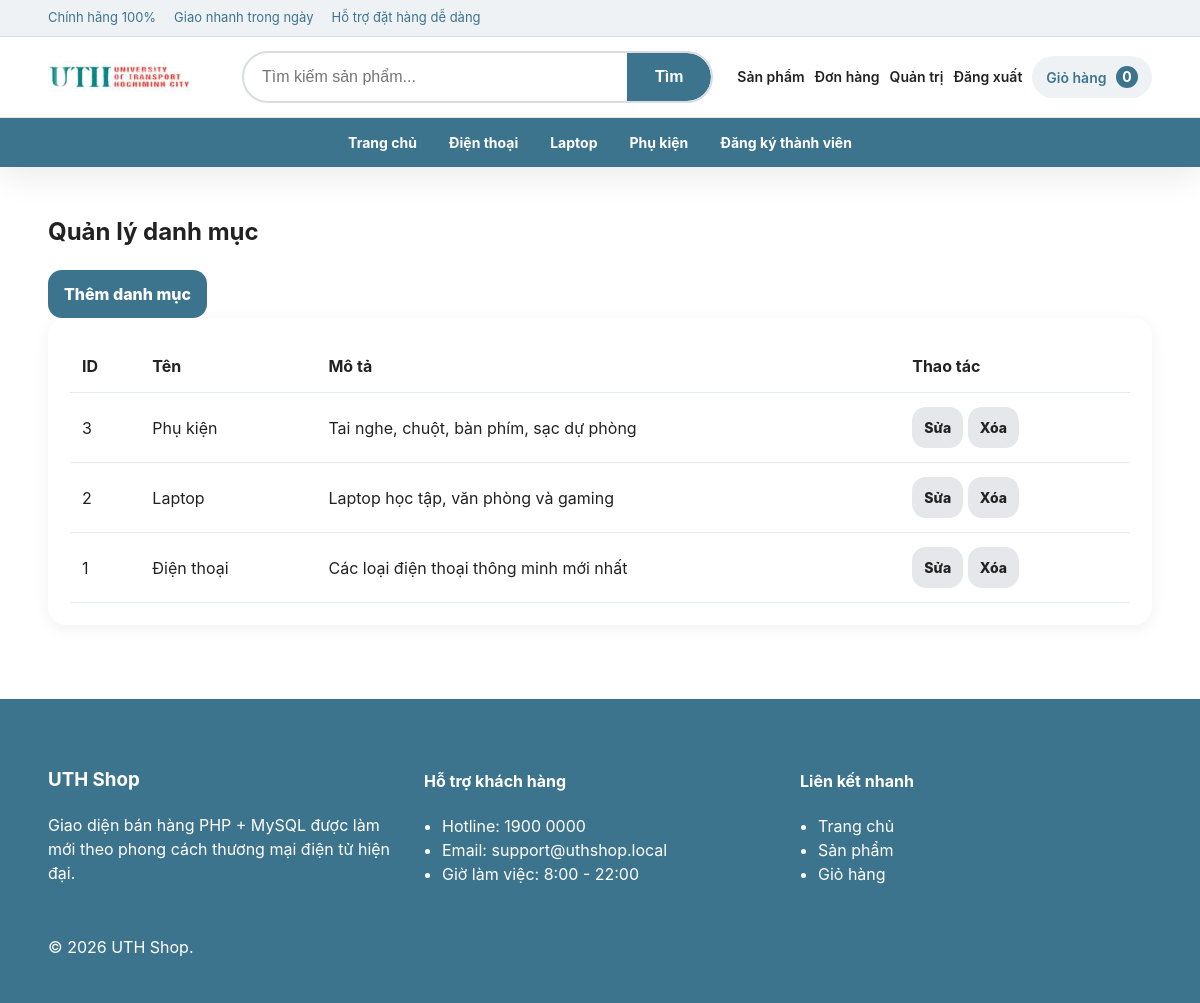
/admin/categories/index.php (signed in), run on an earlier commit of the app's database.
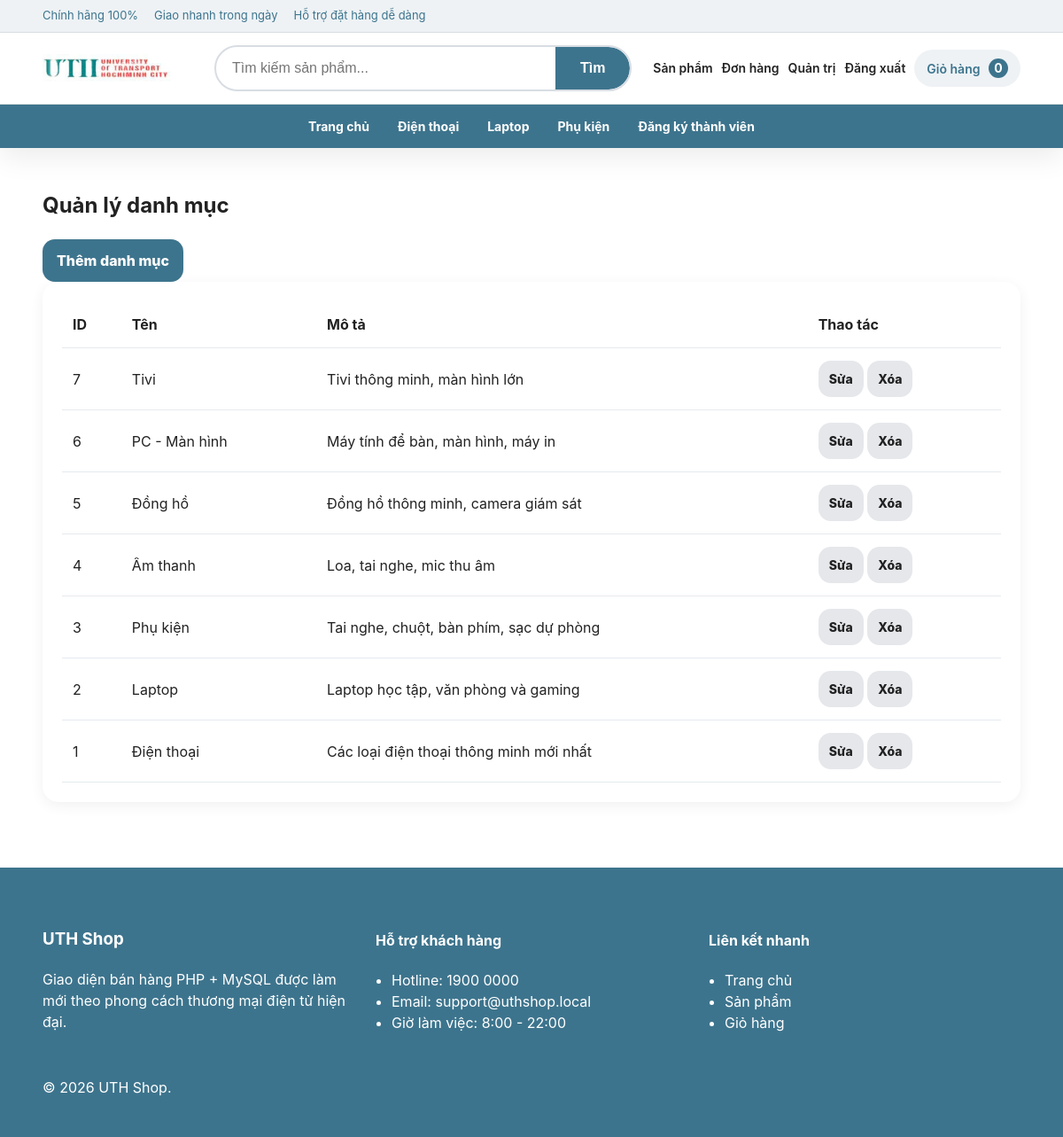
And on a later commit of the database.
### tables this page shows
CREATE TABLE IF NOT EXISTS categories (
    id INT AUTO_INCREMENT PRIMARY KEY,
    name VARCHAR(100) NOT NULL,
    description TEXT,
    created_at TIMESTAMP DEFAULT CURRENT_TIMESTAMP
);

### includes/functions.php (called while the page is built, shortened)
<?php
function sanitize($value) {
    return htmlspecialchars((string)$value, ENT_QUOTES, 'UTF-8');
}
?>

### admin/categories/index.php (the view, shortened to what this page needs)
<?php
require_once __DIR__ . '/../../config/database.php';
require_once __DIR__ . '/../../includes/functions.php';
$items = $conn->query('SELECT * FROM categories ORDER BY id DESC');
include __DIR__ . '/../../includes/header.php';
?>
<section class="section-title"><h2>Quản lý danh mục</h2></section>
<a class="btn primary" href="/Web/admin/categories/create.php">Thêm danh mục</a>
<div class="cart-table-wrap"><table class="cart-table"><thead><tr><th>ID</th><th>Tên</th><th>Mô tả</th><th>Thao tác</th></tr></thead><tbody>
<?php while ($row = $items->fetch_assoc()): ?>
<tr><td><?php echo $row['id']; ?></td><td><?php echo sanitize($row['name']); ?></td><td><?php echo sanitize($row['description']); ?></td><td><a class="btn small" href="/Web/admin/categories/edit.php?id=<?php echo $row['id']; ?>">Sửa</a> <a class="btn small danger" href="/Web/admin/categories/delete.php?id=<?php echo $row['id']; ?>" onclick="return confirm('Xóa danh mục này?')">Xóa</a></td></tr>
<?php endwhile; ?>
</tbody></table></div>
<?php include __DIR__ . '/../../includes/footer.php'; ?>

### includes/header.php (shortened to what this page needs)
<?php
require_once __DIR__ . '/functions.php';
$baseUrl = '/Web';
$currentUser = $_SESSION['user'] ?? null;
$cartCount = 0;
?>
<!DOCTYPE html>
<html lang="vi">
<head>
    <link rel="stylesheet" href="<?php echo $baseUrl; ?>/assets/css/style.css?v=<?php echo time(); ?>">
</head>
<body>
    <header class="site-header">
        <div class="top-strip">
            <div class="container top-strip-inner">
                <span>Chính hãng 100%</span>
                <span>Giao nhanh trong ngày</span>
                <span>Hỗ trợ đặt hàng dễ dàng</span>
            </div>
        </div>
        <div class="main-header">
            <div class="container main-header-inner">
                <a class="brand logo-image-wrap" href="<?php echo $baseUrl; ?>/index.php">
                   <img src="<?php echo $baseUrl; ?>/image/logo.jpg" alt="UTH Shop Logo" class="site-logo">
               </a>
                <form class="search-bar" action="<?php echo $baseUrl; ?>/products.php" method="GET">
                    <input type="text" name="keyword" placeholder="Tìm kiếm sản phẩm...">
                    <button type="submit">Tìm</button>
                </form>
                <div class="header-actions">
                    <a href="<?php echo $baseUrl; ?>/products.php">Sản phẩm</a>
                        <?php if ($currentUser): ?>
                        <a href="<?php echo $baseUrl; ?>/orders.php">Đơn hàng</a>
                            <?php if ($currentUser['role'] === 'admin'): ?>
                            <a href="<?php echo $baseUrl; ?>/admin/index.php">Quản trị</a>
                            <?php endif; ?>
                        <a href="<?php echo $baseUrl; ?>/logout.php">Đăng xuất</a>
                        <?php else: ?>
                        <a href="<?php echo $baseUrl; ?>/login.php">Đăng nhập</a>
                        <a href="<?php echo $baseUrl; ?>/register.php">Đăng ký</a>
                        <?php endif; ?>
                    <a class="cart-link" href="<?php echo $baseUrl; ?>/cart.php">Giỏ hàng
                        <span><?php echo $cartCount; ?></span></a>
                </div>
            </div>
        </div>
        <div class="category-bar">
            <div class="container category-bar-inner">
                <a href="<?php echo $baseUrl; ?>/index.php">Trang chủ</a>
                <a href="<?php echo $baseUrl; ?>/products.php?category=1">Điện thoại</a>
                <a href="<?php echo $baseUrl; ?>/products.php?category=2">Laptop</a>
                <a href="<?php echo $baseUrl; ?>/products.php?category=3">Phụ kiện</a>
                <a href="<?php echo $baseUrl; ?>/register.php">Đăng ký thành viên</a>
            </div>
        </div>
    </header>
    <main class="container page-content">

### includes/footer.php (shortened to what this page needs)
</main>
<footer class="site-footer">
    <div class="container footer-grid">
        <div>
            <h3>UTH Shop</h3>
            <p>Giao diện bán hàng PHP + MySQL được làm mới theo phong cách thương mại điện tử hiện đại.</p>
        </div>
        <div>
            <h4>Hỗ trợ khách hàng</h4>
            <ul>
                <li>Hotline: 1900 0000</li>
                <li>Email: support@uthshop.local</li>
                <li>Giờ làm việc: 8:00 - 22:00</li>
            </ul>
        </div>
        <div>
            <h4>Liên kết nhanh</h4>
            <ul>
                <li><a href="/Web/index.php">Trang chủ</a></li>
                <li><a href="/Web/products.php">Sản phẩm</a></li>
                <li><a href="/Web/cart.php">Giỏ hàng</a></li>
            </ul>
        </div>
    </div>
    <div class="container footer-bottom">
        <p>© 2026 UTH Shop.</p>
    </div>
</footer>
</body>
</html>

### assets/css/style.css (style rules this page uses)
body { margin: 0; font-family: -apple-system, BlinkMacSystemFont, "Segoe UI", Roboto, "Helvetica Neue", Arial, sans-serif; background: #ffffff; color: #222; line-height: 1.5; }
.container { width: min(92%, 1220px); margin: 0 auto; }
.site-header { position: sticky; top: 0; z-index: 50; box-shadow: 0 10px 30px rgba(0, 0, 0, 0.08); }
.top-strip { background: #eef2f5; color: #3d748d; font-size: 13px; border-bottom: 1px solid #d8dde3; }
.top-strip-inner { display: flex; gap: 18px; align-items: center; flex-wrap: wrap; padding: 8px 0; }
.category-bar-inner { display: flex; gap: 32px; align-items: center; justify-content: center; flex-wrap: wrap; padding: 10px 0; }
.category-bar-inner a { padding: 4px 0; display: inline-block; }
.main-header { background: #ffffff; border-bottom: 1px solid #e5e5e5; }
.main-header-inner { display: grid; grid-template-columns: 170px minmax(0, 1fr) auto; gap: 24px; align-items: center; padding: 14px 0; }
.brand { display: inline-flex; align-items: center; text-decoration: none; }
.logo-image-wrap { display: inline-flex; align-items: center; }
.site-logo { width: 145px; height: auto; display: block; object-fit: contain; }
.search-bar { display: flex; background: #fff; border: 2px solid #d8dde3; border-radius: 40px; overflow: hidden; }
.search-bar input { flex: 1; min-width: 0; border: none; outline: none; padding: 15px 18px; background: transparent; font-size: 16px; }
.search-bar button { border: none; border-radius: 0 40px 40px 0; background: #3d748d; color: #fff; padding: 15px 28px; cursor: pointer; font-weight: 700; font-size: 16px; }
.header-actions { display: flex; align-items: center; justify-content: flex-end; gap: 10px; flex-wrap: wrap; }
.header-actions a { color: #222; text-decoration: none; font-size: 14px; font-weight: 600; }
.category-bar { display: flex; justify-content: center; background: #3d748d; }
.category-bar a { color: #fff; text-decoration: none; font-size: 14px; font-weight: 700; }
.cart-link { background: #eef2f5; border-radius: 999px; padding: 10px 14px; font-weight: 700; color: #3d748d !important; }
.cart-link span { display: inline-flex; align-items: center; justify-content: center; min-width: 22px; height: 22px; margin-left: 6px; border-radius: 999px; background: #3d748d; color: #fff; font-weight: 700; }
.page-content { padding: 28px 0 48px; }
.promo-card, .product-card, .auth-box, .card-block, .empty-box, .cart-table-wrap, .detail-card, .listing-hero { background: #fff; border-radius: 18px; box-shadow: 0 4px 16px rgba(0, 0, 0, 0.06); }
.old-price, .stock-label, .helper-text, .site-footer, .detail-price-box span, .detail-description { color: #666; }
.btn { border: none; background: #e5e7eb; color: #222; padding: 12px 16px; border-radius: 14px; cursor: pointer; text-decoration: none; display: inline-block; font-weight: 800; transition: transform 0.18s ease, opacity 0.18s ease; }
.btn.primary { background: #3d748d; color: #fff; }
.btn.small { padding: 10px 12px; font-size: 14px; }
input, select, textarea { width: 100%; padding: 13px 14px; border-radius: 14px; border: 1px solid #d8dde3; font-size: 14px; box-sizing: border-box; transition: border-color 0.18s ease, box-shadow 0.18s ease; }
.cart-table-wrap, .detail-card, .auth-box, .card-block, .empty-box { padding: 22px; }
.cart-table { width: 100%; border-collapse: collapse; }
.cart-table th, .cart-table td { padding: 14px 12px; border-bottom: 1px solid #e5eaee; text-align: left; }
.site-footer { background: #3d748d; color: #fff; margin-top: 26px; padding-top: 38px; }
.footer-grid { display: grid; grid-template-columns: repeat(3, minmax(0, 1fr)); gap: 24px; padding-top: 10px; }
.footer-grid ul { margin: 0; padding-left: 18px; }
.footer-grid a { color: #fff; text-decoration: none; }
.footer-bottom { padding: 18px 0 28px; }

What changed in the data, as far as the page shows it:
added categories: id "7", name "Tivi", description "Tivi thông minh, màn hình lớn"
added categories: id "6", name "PC - Màn hình", description "Máy tính để bàn, màn hình, máy in"
added categories: id "5", name "Đồng hồ", description "Đồng hồ thông minh, camera giám sát"
added categories: id "4", name "Âm thanh", description "Loa, tai nghe, mic thu âm"
